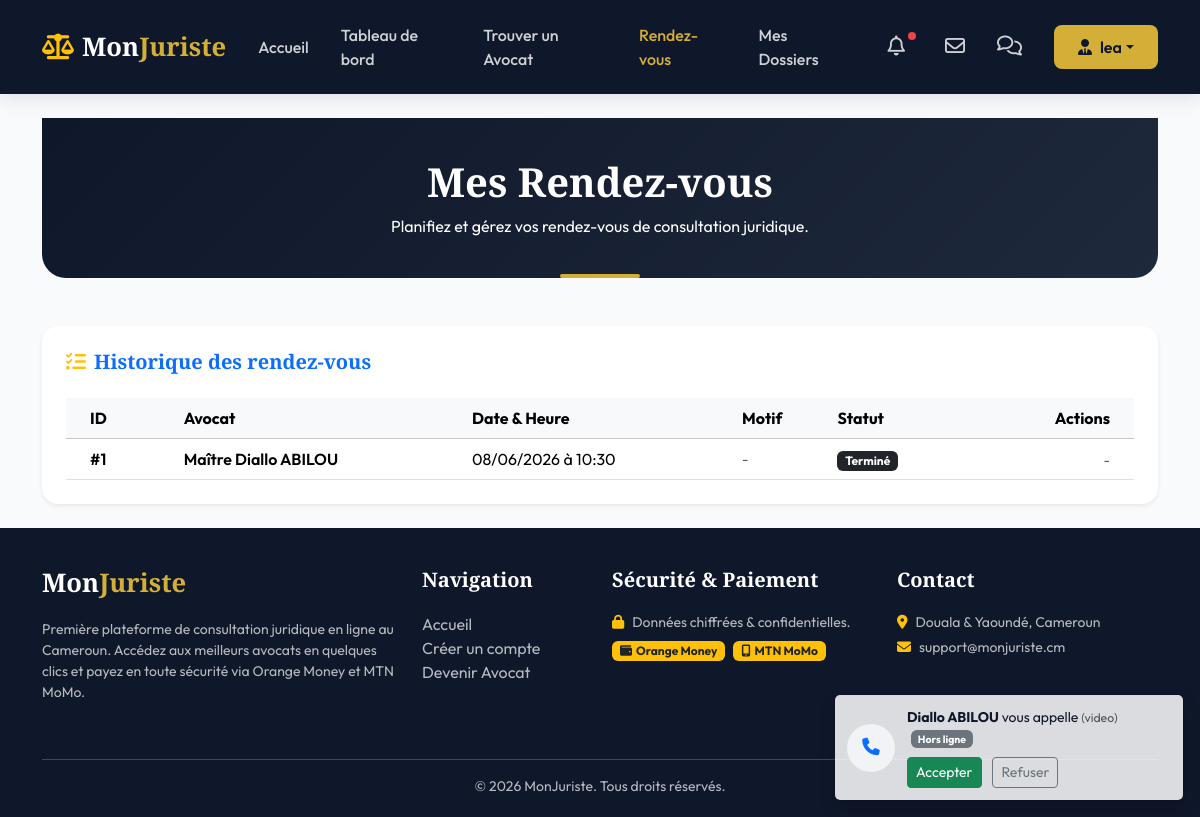
The page /client/rendezvous/ (signed in) on the database its author committed.
### monjuriste/models.py (models this page shows, shortened)
class User(AbstractUser):
    ROLE_CHOICES = (
        ('CLIENT', 'Client'),
        ('AVOCAT', 'Avocat'),
        ('ADMIN', 'Administrateur'),
    )
    role = models.CharField(max_length=20, choices=ROLE_CHOICES, default='CLIENT')
    telephone = models.CharField(max_length=20, blank=True, null=True)
    photo = models.ImageField(upload_to='profiles/', blank=True, null=True)

class RendezVous(models.Model):
    STATUT_CHOICES = (
        ('EN_ATTENTE', 'En attente'),
        ('ACCEPTE', 'Accepté'),
        ('REJETE', 'Rejeté'),
        ('ANNULE', 'Annulé'),
        ('TERMINE', 'Terminé'),
    )
    client = models.ForeignKey(ClientProfile, on_delete=models.CASCADE, related_name='rendezvous')
    avocat = models.ForeignKey(AvocatProfile, on_delete=models.CASCADE, related_name='rendezvous')
    demande = models.ForeignKey(DemandeConsultation, on_delete=models.SET_NULL, null=True, blank=True, related_name='rendezvous')
    date_heure = models.DateTimeField()
    statut = models.CharField(max_length=20, choices=STATUT_CHOICES, default='EN_ATTENTE')
    motif = models.TextField(blank=True, help_text="Détails additionnels pour la rencontre")
    created_at = models.DateTimeField(auto_now_add=True)
    updated_at = models.DateTimeField(auto_now=True)
    class Meta:
        verbose_name = "Rendez-vous"
        verbose_name_plural = "Rendez-vous"
        ordering = ['date_heure']

class AvocatProfile(models.Model):
    user = models.OneToOneField(User, on_delete=models.CASCADE, related_name='avocat_profile')
    specialites = models.ManyToManyField(Specialite, related_name='avocats', blank=True)
    tarif_horaire = models.DecimalField(max_digits=10, decimal_places=2, default=0.0)
    description = models.TextField(blank=True)
    cabinet = models.CharField(max_length=200, blank=True, verbose_name="Cabinet / Étude")
    ville = models.CharField(max_length=100, blank=True, verbose_name="Ville")
    annees_experience = models.PositiveIntegerField(default=0, verbose_name="Années d'expérience")
    is_approved = models.BooleanField(default=False, verbose_name="Approuvé par l'admin")
    class Meta:
        verbose_name = "Profil Avocat"
        verbose_name_plural = "Profils Avocats"

### monjuriste/decorators.py (the view, shortened to what this page needs)
        @login_required
        def _wrapped_view(request, *args, **kwargs):
            if request.user.role in allowed_roles:
                if request.user.role == 'AVOCAT':
                    if hasattr(request.user, 'avocat_profile') and request.user.avocat_profile.is_approved:
                        return view_func(request, *args, **kwargs)
                    else:
                        raise PermissionDenied("Votre compte avocat est en cours de validation par un administrateur.")
                return view_func(request, *args, **kwargs)
            raise PermissionDenied("Vous n'avez pas l'autorisation d'accéder à cette page.")

### templates/client/rendezvous.html (shortened to what this page needs)
{% extends 'base.html' %}
{% block content %}
<div class="container">
    <div class="page-header text-center mb-5">
        <h1 class="font-serif">Mes Rendez-vous</h1>
        <p class="mb-0">Planifiez et gérez vos rendez-vous de consultation juridique.</p>
    </div>
    <div class="card border-0 shadow-sm p-4 bg-white" style="border-radius: 16px;">
        <h5 class="font-serif text-primary mb-4"><i class="fa-solid fa-list-check text-warning me-2"></i>Historique des rendez-vous</h5>
        <div class="table-responsive">
            <table class="table table-hover align-middle mb-0">
                <thead class="table-light">
                    <tr>
                        <th class="px-4">ID</th>
                        <th>Avocat</th>
                        <th>Date & Heure</th>
                        <th>Motif</th>
                        <th>Statut</th>
                        <th class="text-end px-4">Actions</th>
                    </tr>
                </thead>
                <tbody>
                    {% for rdv in rdv_list %}
                        <tr>
                            <td class="px-4 fw-semibold">#{{ rdv.id }}</td>
                            <td class="fw-semibold">Maître {{ rdv.avocat.user.get_full_name }}</td>
                            <td>{{ rdv.date_heure|date:"d/m/Y à H:i" }}</td>
                            <td class="small text-muted">{{ rdv.motif|default:"-" }}</td>
                            <td>
                                {% if rdv.statut == 'EN_ATTENTE' %}
                                    <span class="badge bg-warning text-dark">En attente de validation</span>
                                {% elif rdv.statut == 'ACCEPTE' %}
                                    <span class="badge bg-success text-white">Accepté / Confirmé</span>
                                {% elif rdv.statut == 'REJETE' %}
                                    <span class="badge bg-danger text-white">Rejeté</span>
                                {% elif rdv.statut == 'ANNULE' %}
                                    <span class="badge bg-secondary text-white">Annulé</span>
                                {% else %}
                                    <span class="badge bg-dark text-white">Terminé</span>
                                {% endif %}
                            </td>
                            <td class="text-end px-4">
                                {% if rdv.statut == 'EN_ATTENTE' or rdv.statut == 'ACCEPTE' %}
                                    <a href="{% url 'rendezvous_annuler_client' rdv.id %}" class="btn btn-sm btn-outline-danger" onclick="return confirm('Êtes-vous sûr de vouloir annuler ce rendez-vous ?')"><i class="fa-solid fa-xmark"></i> Annuler</a>
                                {% else %}
                                    <span class="text-muted small">-</span>
                                {% endif %}
                            </td>
                        </tr>
                    {% empty %}
                        <tr>
                            <td colspan="6" class="text-center py-4 text-muted">
                                Aucun rendez-vous programmé.
                            </td>
                        </tr>
                    {% endfor %}
                </tbody>
            </table>
        </div>
    </div>
</div>
{% endblock %}

### templates/base.html (shortened to what this page needs)
<!DOCTYPE html>
<html lang="fr">
<head>
    <link href="https://cdn.jsdelivr.net/npm/bootstrap@5.3.2/dist/css/bootstrap.min.css" rel="stylesheet">
    <link href="https://cdnjs.cloudflare.com/ajax/libs/font-awesome/6.4.2/css/all.min.css" rel="stylesheet">
    {% load static %}
    <link rel="stylesheet" href="{% static 'css/style.css' %}">
</head>
<body>
    <nav class="navbar navbar-expand-lg navbar-dark navbar-custom sticky-top">
        <div class="container">
            <a class="navbar-brand font-serif" href="{% url 'visitor_index' %}">
                <i class="fa-solid fa-scale-balanced me-2 text-warning"></i>Mon<span>Juriste</span>
            </a>
            <div class="collapse navbar-collapse" id="navbarNav">
                <ul class="navbar-nav ms-auto align-items-center">
                    <li class="nav-item">
                        <a class="nav-link {% if request.resolver_match.url_name == 'visitor_index' %}active{% endif %}" href="{% url 'visitor_index' %}">Accueil</a>
                    </li>
                    {% if user.is_authenticated %}
                        {% if user.role == 'CLIENT' %}
                            <li class="nav-item">
                                <a class="nav-link {% if 'client/dashboard' in request.path %}active{% endif %}" href="{% url 'client_dashboard' %}">Tableau de bord</a>
                            </li>
                            <li class="nav-item">
                                <a class="nav-link {% if 'client/avocats' in request.path %}active{% endif %}" href="{% url 'avocat_list' %}">Trouver un Avocat</a>
                            </li>
                            <li class="nav-item">
                                <a class="nav-link {% if 'client/rendezvous' in request.path %}active{% endif %}" href="{% url 'rendezvous_list_client' %}">Rendez-vous</a>
                            </li>
                            <li class="nav-item">
                                <a class="nav-link {% if 'client/dossiers' in request.path %}active{% endif %}" href="{% url 'dossier_list_client' %}">Mes Dossiers</a>
                            </li>
                        {% endif %}
                        <li class="nav-item position-relative mx-2">
                            <a class="nav-link {% if 'notifications' in request.path %}active{% endif %}" href="{% url 'notifications_list' %}">
                                <i class="fa-regular fa-bell fs-5"></i>
                                {% if user.notifications.all %}
                                    <span class="notification-dot"></span>
                                {% endif %}
                            </a>
                        </li>
                        <li class="nav-item">
                            <a class="nav-link {% if 'emails' in request.path %}active{% endif %}" href="{% url 'emails_list' %}" title="Mes Emails reçus">
                                <i class="fa-regular fa-envelope fs-5"></i>
                            </a>
                        </li>
                        <li class="nav-item">
                            <a class="nav-link {% if 'messages' in request.path %}active{% endif %}" href="{% url 'conversation_list' %}" title="Mes Discussions">
                                <i class="fa-regular fa-comments fs-5"></i>
                            </a>
                        </li>
                        <li class="nav-item dropdown ms-3">
                            <a class="btn btn-gold dropdown-toggle d-flex align-items-center" href="#" role="button" data-bs-toggle="dropdown">
                                <i class="fa-solid fa-user-tie me-2"></i>{{ user.first_name|default:user.username }}
                            </a>
                        </li>
                    {% endif %}
                </ul>
            </div>
        </div>
    </nav>
    <main class="py-4">
        {% block content %}{% endblock %}
    </main>
    <footer>
        <div class="container">
            <div class="row">
                <div class="col-md-4 mb-4">
                    <h5 class="navbar-brand">Mon<span>Juriste</span></h5>
                    <p class="small">Première plateforme de consultation juridique en ligne au Cameroun. Accédez aux meilleurs avocats en quelques clics et payez en toute sécurité via Orange Money et MTN MoMo.</p>
                </div>
                <div class="col-md-2 mb-4">
                    <h5>Navigation</h5>
                    <ul class="list-unstyled">
                        <li><a href="{% url 'visitor_index' %}">Accueil</a></li>
                        <li><a href="{% url 'register' %}">Créer un compte</a></li>
                        <li><a href="{% url 'lawyer_register' %}">Devenir Avocat</a></li>
                    </ul>
                </div>
                <div class="col-md-3 mb-4">
                    <h5>Sécurité & Paiement</h5>
                    <p class="small mb-2"><i class="fa-solid fa-lock text-warning me-2"></i>Données chiffrées & confidentielles.</p>
                    <div class="d-flex gap-2">
                        <span class="badge bg-warning text-dark px-2 py-1"><i class="fa-solid fa-wallet me-1"></i>Orange Money</span>
                        <span class="badge bg-warning text-dark px-2 py-1"><i class="fa-solid fa-mobile-screen me-1"></i>MTN MoMo</span>
                    </div>
                </div>
                <div class="col-md-3 mb-4">
                    <h5>Contact</h5>
                    <p class="small mb-1"><i class="fa-solid fa-location-dot me-2 text-warning"></i>Douala & Yaoundé, Cameroun</p>
                    <p class="small mb-1"><i class="fa-solid fa-envelope me-2 text-warning"></i>support@monjuriste.cm</p>
                </div>
            </div>
            <hr class="bg-secondary">
            <div class="row mt-3 text-center">
                <div class="col-12">
                    <p class="small mb-0">&copy; 2026 MonJuriste. Tous droits réservés.</p>
                </div>
            </div>
        </div>
    </footer>
    {% block extra_js %}
    {% if user.is_authenticated %}
    <div id="incoming-call-toasts" aria-live="polite" aria-atomic="true"></div>
    {% endif %}
    {% endblock %}
</body>
</html>

### static/css/style.css (style rules this page uses)
:root { --primary: #0F172A; --primary-light: #1E293B; --accent: #D4AF37; --accent-hover: #C5A028; --accent-light: #FCE8B2; --secondary: #475569; --success: #10B981; --warning: #F59E0B; --danger: #EF4444; --info: #3B82F6; --light-bg: #F8FAFC; --white: #FFFFFF; --glass-bg: rgba(255, 255, 255, 0.85); --glass-border: rgba(255, 255, 255, 0.4); --shadow-sm: 0 2px 4px rgba(15, 23, 42, 0.05); --shadow-md: 0 8px 16px rgba(15, 23, 42, 0.08); --shadow-lg: 0 16px 32px rgba(15, 23, 42, 0.12); --transition: all 0.3s cubic-bezier(0.4, 0, 0.2, 1); --font-serif: 'Playfair Display', Georgia, serif; --font-sans: 'Outfit', sans-serif; }
body { font-family: var(--font-sans); background-color: var(--light-bg); color: var(--primary); min-height: 100vh; display: flex; flex-direction: column; overflow-x: hidden; }
h1, h2, h3, h4, h5, h6 { font-weight: 700; }
.font-serif { font-family: var(--font-serif); }
.btn-gold { background-color: var(--accent); color: var(--primary); border: none; font-weight: 600; padding: 10px 24px; border-radius: 8px; transition: var(--transition); }
.navbar-custom { background-color: var(--primary); box-shadow: var(--shadow-md); padding: 15px 0; }
.navbar-brand { font-family: var(--font-serif); font-size: 1.6rem; font-weight: 700; color: var(--white) !important; }
.navbar-brand span { color: var(--accent); }
.nav-link { color: rgba(255, 255, 255, 0.8) !important; font-weight: 500; margin: 0 8px; transition: var(--transition); }
.nav-link:hover, .nav-link.active { color: var(--accent) !important; }
.page-header { background: linear-gradient(135deg, var(--primary) 0%, var(--primary-light) 100%); color: var(--white); padding: 40px 0; margin-bottom: 40px; border-radius: 0 0 24px 24px; position: relative; }
.page-header::after { content: ''; position: absolute; bottom: 0; left: 50%; transform: translateX(-50%); width: 80px; height: 4px; background-color: var(--accent); border-radius: 2px; }
footer { background-color: var(--primary); color: rgba(255, 255, 255, 0.7); padding: 40px 0 20px 0; margin-top: auto; }
footer h5 { color: var(--white); font-family: var(--font-serif); margin-bottom: 20px; }
footer a { color: rgba(255, 255, 255, 0.7); text-decoration: none; transition: var(--transition); }
.notification-dot { position: absolute; top: 5px; right: 5px; width: 8px; height: 8px; background-color: var(--danger); border-radius: 50%; }

### templates/base.html (style rules this page uses)
#incoming-call-toasts { position: fixed; right: 1rem; bottom: 1rem; z-index: 1100; }

### rows shown on the page
User: first_name "lea"
RendezVous: id "1", avocat.user.get_full_name "Diallo ABILOU", date_heure "08/06/2026 à 10:30", motif "-", statut "Terminé"
